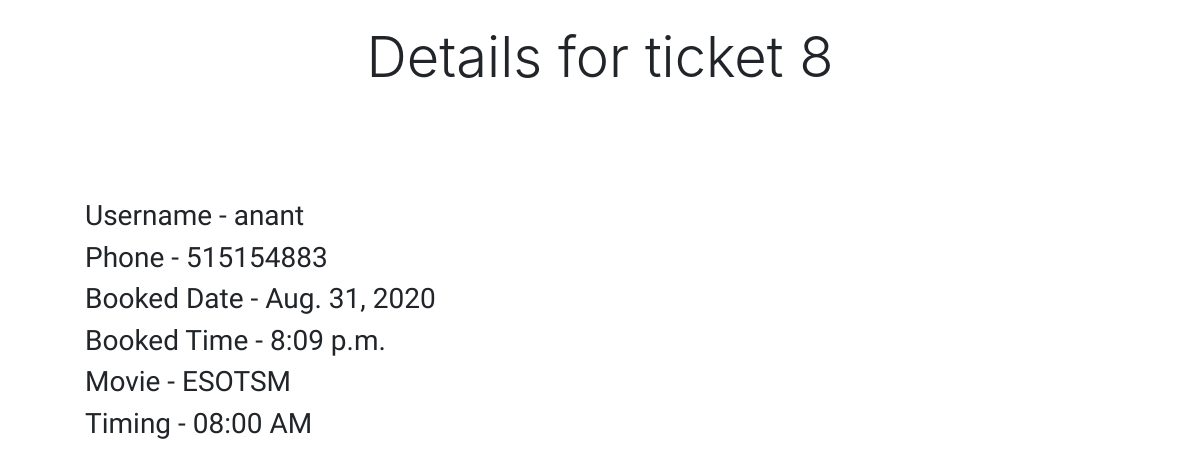
/ticket/8/, run on the app's committed database.
### moviez/models.py (models this page shows, shortened)
class Ticket(models.Model):
    username = models.CharField(max_length=50)
    phone = models.IntegerField()
    booked_date = models.DateField(
        max_length=250,
        default=datetime.datetime.now().strftime("%Y-%m-%d"),
        editable=False,
    )
    booked_time = models.TimeField(
        max_length=250,
        default=datetime.datetime.now().strftime("%H:%M:%S"),
        editable=False,
    )
    booking_time = models.IntegerField(default=int(time.time()), editable=False)
    movie = models.ForeignKey(Movie, on_delete=models.CASCADE)
    timing = models.ForeignKey(Timing, on_delete=models.CASCADE)  # movie_time

class Movie(models.Model):
    title = models.CharField(max_length=50)
    price = models.IntegerField()
    poster = models.TextField()
    def __str__(self):
        return self.title

class Timing(models.Model):
    time = models.CharField(max_length=250)
    def __str__(self):
        return self.time

### moviez/views.py (the view)
# urls.py: path("ticket/<int:slug>/", TicketView, name="ticket-detail"),
def TicketView(request, slug):
    template = "moviez/detail.html"
    ticket = Ticket.objects.get(id=slug)
    context = {"ticket": ticket}
    return render(request, template, context)

### moviez/templates/moviez/detail.html (shortened to what this page needs)
{% extends "moviez/base.html" %}
{% block content %}
<div class="container">
    <div class="d-flex justify-content-center pt-4 heading">
		<h1 class="display-4">Details for ticket {{ ticket.id }}</h1>
	</div>
	<ul>
		<div class="texty">
		    <h3>Username - {{ ticket.username }}</h3>
		    <h3>Phone - {{ ticket.phone }}</h3>
		    <h3>Booked Date - {{ ticket.booked_date }}</h3>
		    <h3>Booked Time - {{ ticket.booked_time }}</h3>
		    <h3>Movie - {{ ticket.movie }}</h3>
		    <h3>Timing - {{ ticket.timing }}</h3>
	    </div>
	</ul>
</div>
{% endblock %}

### moviez/templates/moviez/detail.html (style rules this page uses)
.texty { font-family: 'Abel', sans-serif; }
.heading { padding-bottom: 9%; }

### data on the page
Ticket: id "8", username "anant", phone "515154883", booked_date "Aug. 31, 2020", booked_time "8:09 p.m.", movie "ESOTSM", timing "08:00 AM"
